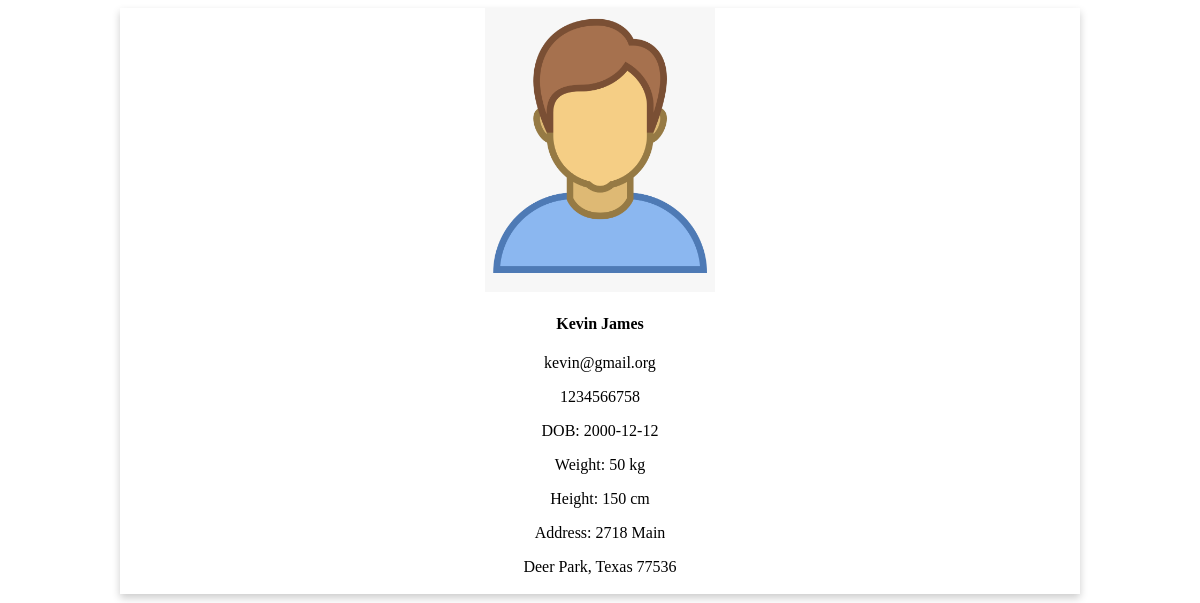
/index/pat_card.php (signed in), run on the app's committed database.
### tables this page shows
CREATE TABLE `patient` (
  `Pat_ID` int NOT NULL AUTO_INCREMENT,
  `Pat_First` varchar(45) NOT NULL,
  `Pat_M_init` varchar(45) DEFAULT NULL,
  `Pat_Last` varchar(45) NOT NULL,
  `Pat_Email` varchar(45) NOT NULL,
  `Pat_Phone` varchar(45) DEFAULT NULL,
  `Pat_Gender` varchar(45) NOT NULL,
  `Pat_Race` int NOT NULL,
  `Pat_DOB` date NOT NULL,
  `Pat_Height` float NOT NULL COMMENT 'In Inches',
  `Pat_Weight` float NOT NULL COMMENT 'In Pounds',
  `Pat_Street_Addr` varchar(45) NOT NULL,
  `Pat_City_Addr` varchar(45) NOT NULL,
  `Pat_State_Addr` varchar(45) NOT NULL,
  `Pat_Zip_Addr` int NOT NULL,
  `Pat_Allergy` int NOT NULL,
  `Pat_Password` varchar(45) DEFAULT NULL,
  PRIMARY KEY (`Pat_ID`),
  UNIQUE KEY `Pat_ID_UNIQUE` (`Pat_ID`)
);

### index/pat_card.php (the view, shortened to what this page needs)
<?php
    $dbhost = getenv("DBHOST");
    $dbuser = getenv("DBUSER");
    $dbpass = getenv("DBPASS");
    $dbname = getenv("DBNAME");
    $link = mysqli_connect($dbhost, $dbuser, $dbpass) or die("Unable to Connect to '$dbhost'");
    mysqli_select_db($link, $dbname) or die("Could not open the db '$dbname'");
    $sql = "SELECT * FROM patient WHERE Pat_ID = '".$_SESSION['id']."' LIMIT 1";
    $result = $link->query($sql);
    if($result){  ?>
<!DOCTYPE html>
<html>
<head>
    <link rel="stylesheet" href="styles/card.css">
</head>
<body>
<div class="card">
    <img src="images/patient.png" alt="Avatar" style="width:50%">
    <div class="container">
        <h4><b><?php foreach($result as $row){ echo $row["Pat_First"]. " " .$row["Pat_Last"];?></b></h4>
        <p><?php echo $row["Pat_Email"];?></p>
        <p><?php echo $row["Pat_Phone"];?></p>
        <p>DOB: <?php echo $row["Pat_DOB"];?></p>
        <p>Weight: <?php echo $row["Pat_Weight"];?> kg</p>
        <p>Height: <?php echo $row["Pat_Height"];?> cm</p>
        <p>Address: <?php echo $row["Pat_Street_Addr"];?></p>
        <p><?php echo $row["Pat_City_Addr"]. ", " .$row["Pat_State_Addr"]. " " .$row["Pat_Zip_Addr"]; }?></p>
        <?php } else {
            echo "Internal Error: Patient not found";
        } ?>
    </div>
</div>
</body>

### index/styles/card.css (style rules this page uses)
.card { box-shadow: 0 4px 8px 0 rgba(0,0,0,0.2); background-color: var(--lighter); transition: 0.3s; vertical-align: middle; position: flex; max-width: 60em; margin: 0em auto; justify-content: center; }
.container { position: flex; padding: 2px 16px; margin: 0em auto; text-align: center; }
.card img { max-width: 230px; display: block; margin: 0em auto; }

### data on the page
patient: Pat_First "Kevin", Pat_Last "James", Pat_Email "kevin@gmail.org", Pat_Phone "1234566758", Pat_DOB "2000-12-12", Pat_Weight "50", Pat_Height "150", Pat_Street_Addr "2718 Main", Pat_City_Addr "Deer Park", Pat_State_Addr "Texas", Pat_Zip_Addr "77536"
